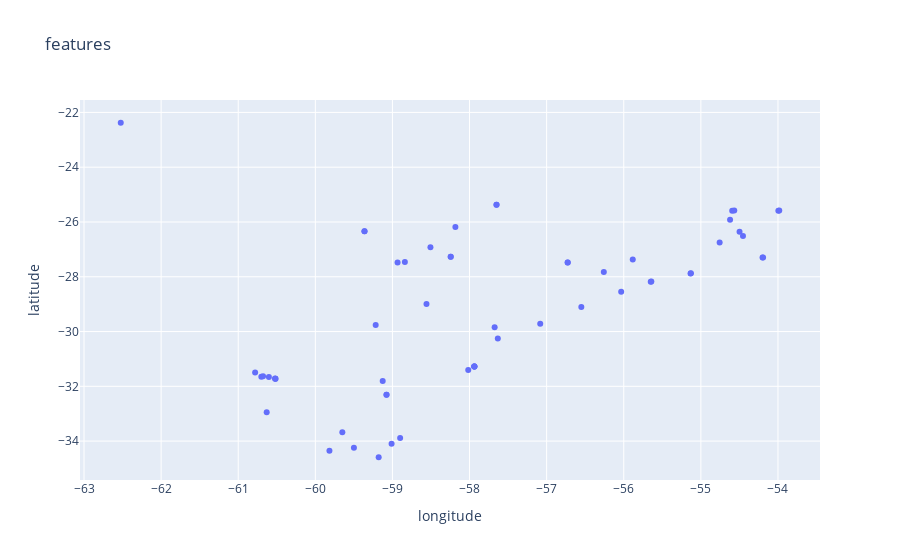

The notebook cell saved with this chart:
### Code cell
px.scatter(featuresToDataFrame(features), "longitude", "latitude", hover_name = "name", title = "features")

### Figure 1 — Plotly figure (JSON) as saved in the notebook; plotly's stock layout.template omitted (floating-point values rounded to 4 significant figures)
{"data": [{"hovertemplate": "<b>%{hovertext}</b><br><br>longitude=%{x}<br>latitude=%{y}<extra></extra>", "hovertext": ["Aporte Salto Grande", "Recreo - Ruta Provincial nº 70", "Corriente - Paso Lucero", "Monte Caseros", "Posadas", "Paranay - El Alcazar", "Rosario del Tala", "Lujan - Lujan", "Yacyretá afluente", "Corrientes - Los Laureles", "Libertad", "Gualeguay - Villaguay", "Paraná - Túnel subfluvial", "Santa Fe", "Bermejo - El Colorado", "Confluencia", "Ruta Nacional nº 168", "Puerto Formosa", "Paso de los Libres", "SANTA FE - LA GUARDIA", "San Javier", "Iguazú - Puerto Andresito", "El Soberbio", "San Javier", "Zárate", "San Pedro", "El Colorado", "Piray Miní - Valle Hermoso", "Areco - Carmen de Areco", "Garruchos", "Miriñay Río", "Barranqueras", "Salto Grande Abajo", "Erogado Salto Grande", "Aguapey - Caa Caraí", "Paraguay - Puerto Bermejo", "Puerto Pilcomayo", "Santo Tomé", "Paraná - Itatí", "Paraná - Tunel Subfluvial", "Rosario", "Andresito", "El Soberbio", "Paraná", "Garruchos", "Pilcomayo - Puerto Pilcomayo", "Puerto Iguazú", "Brazo Largo", "Itatí", "Piray Guazú - Pinar Ciba", "Gualeguay - Rosario del Tala", "Río Areco - San Antonio de Are", "Corrientes", "Salto Grande Arriba", "Pilcomayo - La Paz", "Yacyretá efluente", "Concordia", "Alvear"], "legendgroup": "", "marker": {"color": "#636efa", "symbol": "circle"}, "mode": "markers", "name": "", "orientation": "v", "showlegend": false, "type": "scatter", "x": [-57.94, -60.78, -58.56, -57.63, -55.88, -54.76, -59.08, -59.18, -56.73, -59.22, -54.62, -59.13, -60.52, -60.7, -59.36, -54.59, -60.6, -58.18, -57.08, -60.68, -55.13, -53.99, -54.2, -55.13, -59.01, -59.65, -59.36, -54.5, -59.82, -55.64, -57.67, -58.93, -57.94, -57.94, -56.26, -58.51, -57.65, -56.03, -58.24, -60.52, -60.63, -53.98, -54.19, -60.52, -55.65, -57.65, -54.57, -58.9, -58.24, -54.45, -59.08, -59.5, -58.84, -57.94, -62.52, -56.73, -58.02, -56.55], "xaxis": "x", "y": [-31.27, -31.49, -29.0, -30.25, -27.37, -26.75, -32.31, -34.59, -27.48, -29.76, -25.92, -31.8, -31.72, -31.65, -26.33, -25.59, -31.66, -26.18, -29.72, -31.63, -27.88, -25.59, -27.3, -27.87, -34.1, -33.67, -26.33, -26.36, -34.35, -28.18, -29.85, -27.48, -31.28, -31.27, -27.82, -26.93, -25.37, -28.55, -27.27, -31.72, -32.94, -25.58, -27.3, -31.72, -28.18, -25.37, -25.58, -33.88, -27.27, -26.51, -32.31, -34.24, -27.46, -31.28, -22.38, -27.48, -31.4, -29.1], "yaxis": "y"}], "layout": {"legend": {"tracegroupgap": 0}, "title": {"text": "features"}, "xaxis": {"anchor": "y", "domain": [0, 1], "title": {"text": "longitude"}}, "yaxis": {"anchor": "x", "domain": [0, 1], "title": {"text": "latitude"}}}}
